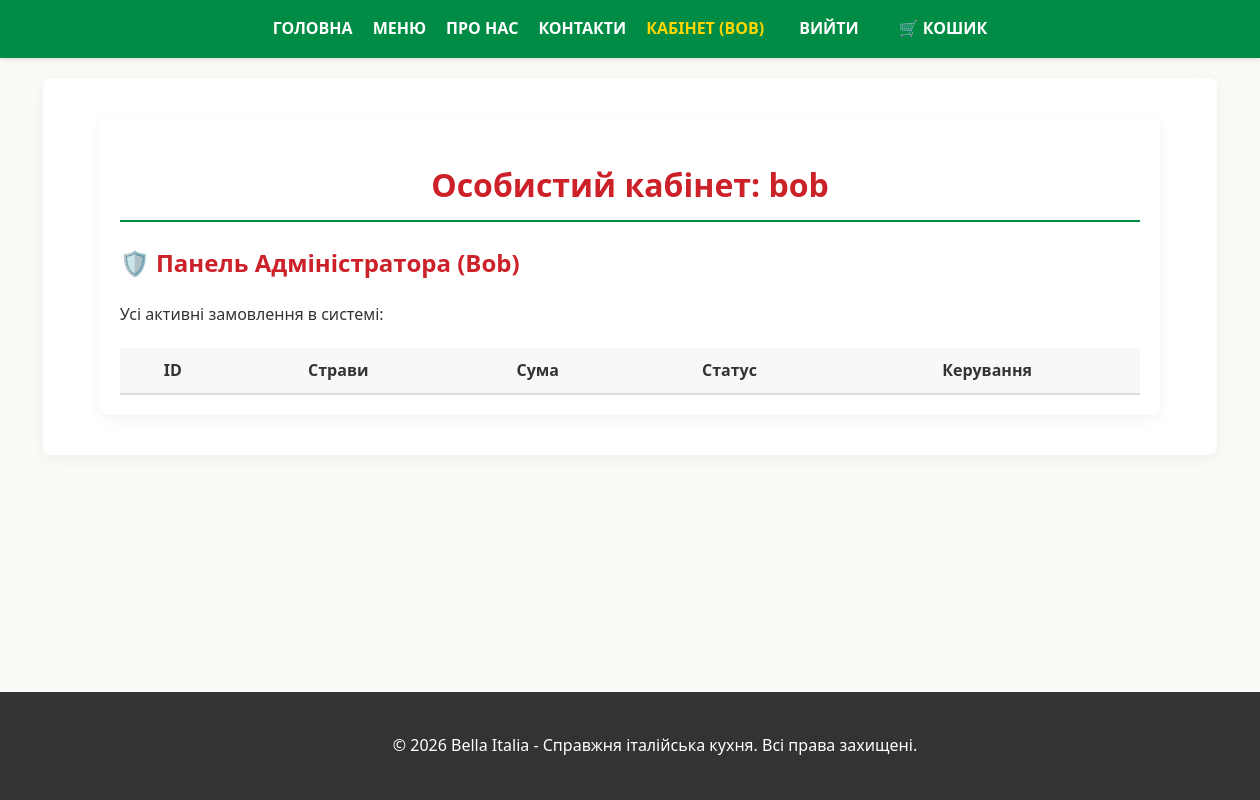
The page /profile/ (signed in) on the database as committed earlier.
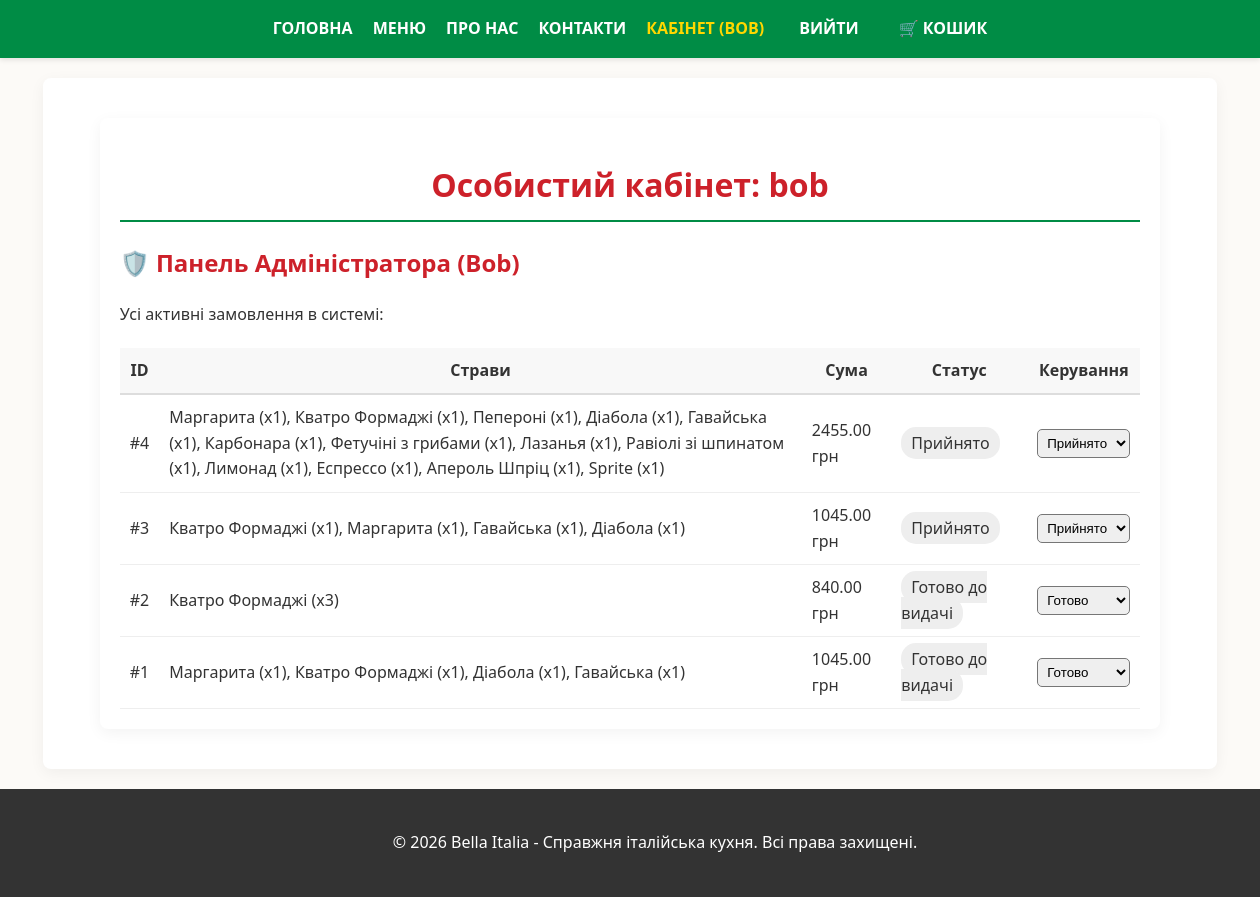
The same page on the database as committed later.
### catalog/models.py (models this page shows, shortened)
class Order(models.Model):
    STATUS_CHOICES = [
        ('pending', 'Прийнято'),
        ('preparing', 'Готується'),
        ('delivering', 'В дорозі (Кур\'єр)'),
        ('ready', 'Готово до видачі'),
        ('completed', 'Виконано'),
        ('cancelled', 'Скасовано'),
    ]
    user = models.ForeignKey(settings.AUTH_USER_MODEL, on_delete=models.CASCADE, related_name='orders', verbose_name="Клієнт")
    items_json = models.TextField(verbose_name="Склад замовлення")
    total_price = models.DecimalField(max_digits=10, decimal_places=2, verbose_name="Сума")
    status = models.CharField(max_length=20, choices=STATUS_CHOICES, default='pending', verbose_name="Статус")
    delivery_type = models.CharField(max_length=20, default='delivery', verbose_name="Тип доставки")
    created_at = models.DateTimeField(auto_now_add=True, verbose_name="Дата замовлення")
    class Meta:
        verbose_name = "Замовлення"
        verbose_name_plural = "Замовлення"

### catalog/views.py (the view)
# urls.py: path('profile/', views.profile, name='profile'),
@login_required
def profile(request):
    if request.user.username == 'bob' or request.user.is_staff:
        orders = Order.objects.all().order_by('-created_at')
    else:
        orders = Order.objects.filter(user=request.user).order_by('-created_at')
    return render(request, 'catalog/profile.html', {'orders': orders})

### catalog/templates/catalog/profile.html (shortened to what this page needs)
{% extends 'catalog/base.html' %}
{% block content %}
<div class="container" style="padding: 20px;">
    <h1>Особистий кабінет: {{ user.username }}</h1>
    {% if user.username == 'bob' %}
        <h2 style="color: #cd212a;">🛡️ Панель Адміністратора (Bob)</h2>
        <p>Усі активні замовлення в системі:</p>
    {% else %}
        <h2>Ваші замовлення</h2>
    {% endif %}
    <table style="width: 100%; border-collapse: collapse; margin-top: 20px;">
        <tr style="background: #f8f8f8; border-bottom: 2px solid #ddd;">
            <th style="padding: 10px;">ID</th>
            <th style="padding: 10px;">Страви</th>
            <th style="padding: 10px;">Сума</th>
            <th style="padding: 10px;">Статус</th>
            {% if user.username == 'bob' %}<th style="padding: 10px;">Керування</th>{% endif %}
        </tr>
        {% for order in orders %}
        <tr style="border-bottom: 1px solid #eee;">
            <td style="padding: 10px;">#{{ order.id }}</td>
            <td style="padding: 10px;">{{ order.items_json }}</td>
            <td style="padding: 10px;">{{ order.total_price }} грн</td>
            <td style="padding: 10px;">
                <span style="padding: 5px 10px; border-radius: 15px; background: #eee;">
                    {{ order.get_status_display }}
                </span>
            </td>
            {% if user.username == 'bob' %}
            <td style="padding: 10px;">
                <form method="POST" action="{% url 'update_order_status' order.id %}" style="display:inline;">
                    <select name="new_status" onchange="this.form.submit()" style="padding: 5px; border-radius: 5px;">
                        <option value="pending" {% if order.status == 'pending' %}selected{% endif %}>Прийнято</option>
                        <option value="ready" {% if order.status == 'ready' %}selected{% endif %}>Готово</option>
                    </select>
                </form>
            </td>
            {% endif %}
        </tr>
        {% endfor %}
    </table>
</div>
{% endblock %}

### catalog/templates/catalog/base.html (shortened to what this page needs)
{% load static %}
<!DOCTYPE html>
<html lang="uk">
<head>
    <link rel="stylesheet" href="{% static 'css/style.css' %}">
</head>
<body>
    <header>
        <nav>
            <a href="{% url 'index' %}">ГОЛОВНА</a>
            <a href="{% url 'menu' %}">МЕНЮ</a>
            <a href="{% url 'about' %}">ПРО НАС</a>
            <a href="{% url 'contact' %}">КОНТАКТИ</a>
            {% if user.is_authenticated %}
                <a href="{% url 'profile' %}" style="color: #ffd700;">КАБІНЕТ ({{ user.username }})</a>
                <form action="{% url 'logout' %}" method="post" style="display:inline; margin-left: 15px;">
                    <button type="submit" class="logout-btn">ВИЙТИ</button>
                </form>
            {% else %}
                <a href="{% url 'login' %}">УВІЙТИ</a>
                <a href="{% url 'register' %}" style="background: #cd212a; padding: 5px 10px; border-radius: 5px;">РЕЄСТРАЦІЯ</a>
            {% endif %}
            <a href="{% url 'view_cart' %}" style="margin-left: 20px;">🛒 КОШИК</a>
        </nav>
    </header>
    <div class="content-wrapper">
        <div class="container">
            {% block content %}
            {% endblock %}
        </div>
    </div>
    <footer>
        <p>&copy; 2026 Bella Italia - Справжня італійська кухня. Всі права захищені.</p>
    </footer>
</body>
</html>

### catalog/static/css/style.css (style rules this page uses)
html { scroll-behavior: smooth; height: 100%; }
body { font-family: 'Segoe UI', Tahoma, Geneva, Verdana, sans-serif; line-height: 1.6; margin: 0; background-color: #fcfaf7; color: #333; display: flex; flex-direction: column; min-height: 100vh; }
header { background: #008c45; color: white; padding: 1rem 0; box-shadow: 0 2px 5px rgba(0,0,0,0.1); }
nav { display: flex; justify-content: center; gap: 20px; max-width: 1200px; margin: 0 auto; padding: 0 20px; }
nav a { color: white; text-decoration: none; font-weight: bold; text-transform: uppercase; transition: 0.3s; }
.content-wrapper { flex: 1; }
.container { max-width: 1200px; margin: 20px auto; padding: 20px; background: white; border-radius: 8px; box-shadow: 0 4px 15px rgba(0,0,0,0.05); width: 90%; }
h1 { color: #cd212a; text-align: center; border-bottom: 2px solid #008c45; padding-bottom: 10px; }
footer { text-align: center; padding: 25px; background: #333; color: white; width: 100%; }
.logout-btn { background: none; border: none; color: white; cursor: pointer; font-family: inherit; font-size: inherit; font-weight: bold; text-transform: uppercase; padding: 0; }

### catalog/templates/catalog/base.html (style rules this page uses)
html { scroll-behavior: smooth; }
.logout-btn { background: none; border: none; color: white; cursor: pointer; font-family: inherit; font-size: inherit; font-weight: bold; padding: 0; text-transform: uppercase; transition: 0.3s; }

Rows that differ between the two databases and show on the page:
added Order: id "4", items_json "Маргарита (x1), Кватро Формаджі (x1), Пепероні (x1), Діабола (x1), Гавайська (x1), Карбонара (x1), Фетучіні з грибами (x1), Лазанья (x1), Равіолі зі шпинатом (x1), Лимонад (x1), Еспрессо (x1), Апероль Шпріц (x1), Sprite (x1)", total_price "2455.00", status "Прийнято", new_status "Прийнято"
added Order: id "3", items_json "Кватро Формаджі (x1), Маргарита (x1), Гавайська (x1), Діабола (x1)", total_price "1045.00", status "Прийнято", new_status "Прийнято"
added Order: id "2", items_json "Кватро Формаджі (x3)", total_price "840.00", status "Готово до видачі", new_status "Готово"
added Order: id "1", items_json "Маргарита (x1), Кватро Формаджі (x1), Діабола (x1), Гавайська (x1)", total_price "1045.00", status "Готово до видачі", new_status "Готово"
